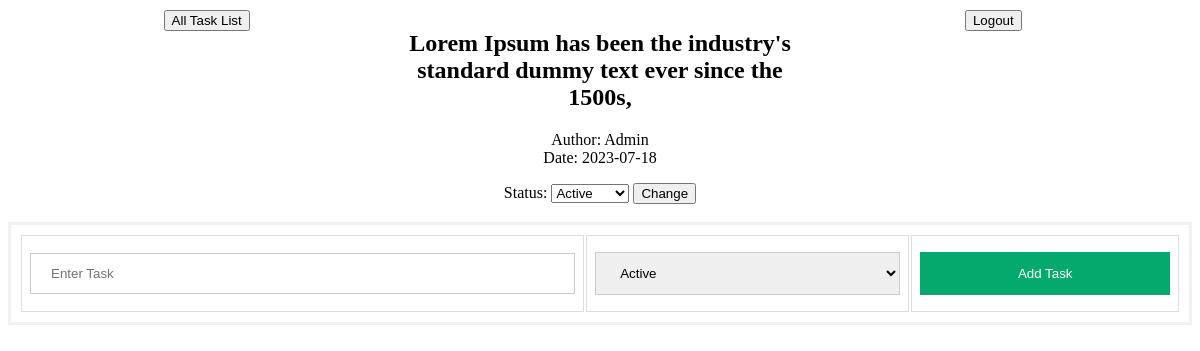
The app's page /details.php?tlid=2 (signed in) with its own data.
### tables this page shows
CREATE TABLE "prj_task_list" (
	`id`	INTEGER PRIMARY KEY AUTOINCREMENT,
	`prj_id`	INTEGER,
	`user_id`	INTEGER,
	`name`	TEXT,
	`date`	TEXT,
	`status`	INTEGER
);

### db.php (called while the page is built, shortened)
<?php
class DB extends SQLite3 {
	function getTaskListById($tlid){
		$sql = "SELECT * FROM prj_task_list WHERE id=".$tlid." LIMIT 1;";
		$ret = $this->query($sql);
		while($row = $ret->fetchArray(SQLITE3_ASSOC) ) {
		  return $row;
		}
	}
}
?>

### details.php (the view, shortened to what this page needs)
<?php
	include "db.php";
	include "Utility.php";
?>
<?php
$db = new DB();
$utility = new Utility();
$utility->setAllUser($db);
$taskList = $db->getTaskListById($_GET['tlid']);
?>
<!DOCTYPE html>
<html>
<head>
	<link rel="stylesheet" href="assets/css/main.css">
</head>
<body>
	<table>
		<tr class="col col-3">
			<td><a href="task.php"><button>All Task List</button></a></td>
			<td>
				<h2><?php echo $taskList['name']; ?></h2>
				<p>
					Author: <?php echo $utility->resolveUser($taskList['user_id']); ?><br/>
					Date: <?php echo $taskList['date']; ?><br/>
					<form method="post" action="edit.php">
						Status:
						<select class="form-control" name="tl_status" required>
							<?php echo $utility->getStatusOptions(); ?>
						</select> <button type="submit">Change</button><br/>
					</form>
				</p>
			</td>
			<td><a href="logout.php"><button>Logout</button></a></td>
		</tr>
	</table>
	<table class="tbl">
		<tr class="login">
			<form method="POST" action="edit.php">
				<td>
					<table>
						<tr>
							<td><input type="text" placeholder="Enter Task" name="task_name" required></td>
							<td>
								<select class="form-control" name="status" required>
									<?php echo $utility->getStatusOptions(); ?>
								</select>
							</td>
							<td>
								<button type="submit">Add Task</button>
							</td>
						</tr>
					</table>
				</td>
			</form>
		</tr>
	</table>
</body>
</html>

### assets/css/main.css (style rules this page uses)
table { width: 100%; text-align: center; }
tr { width: 100%; text-align: center; }
.col td { float: left; padding: 0; margin: 0; }
.col-3 td { width: 33.3333333%; }
.login { border: 3px solid #f1f1f1; padding: 16px; }
.login input { width: 100%; padding: 12px 20px; margin: 8px 0; display: inline-block; border: 1px solid #ccc; box-sizing: border-box; }
.login select { width: 100%; padding: 12px 20px; margin: 8px 0; display: inline-block; border: 1px solid #ccc; box-sizing: border-box; }
.login button { background-color: #04AA6D; color: white; padding: 14px 20px; margin: 8px 0; border: none; cursor: pointer; width: 100%; }
.tbl { font-family: arial, sans-serif; border-collapse: collapse; width: 100%; }
.tbl td { border: 1px solid #dddddd; text-align: left; padding: 8px; }

### records on screen
prj_task_list: name "Lorem Ipsum has been the industry's standard dummy text ever since the 1500s,", user "Admin", date "2023-07-18"

### other values on screen
form field tl_status "Active"
form field status "Active"
